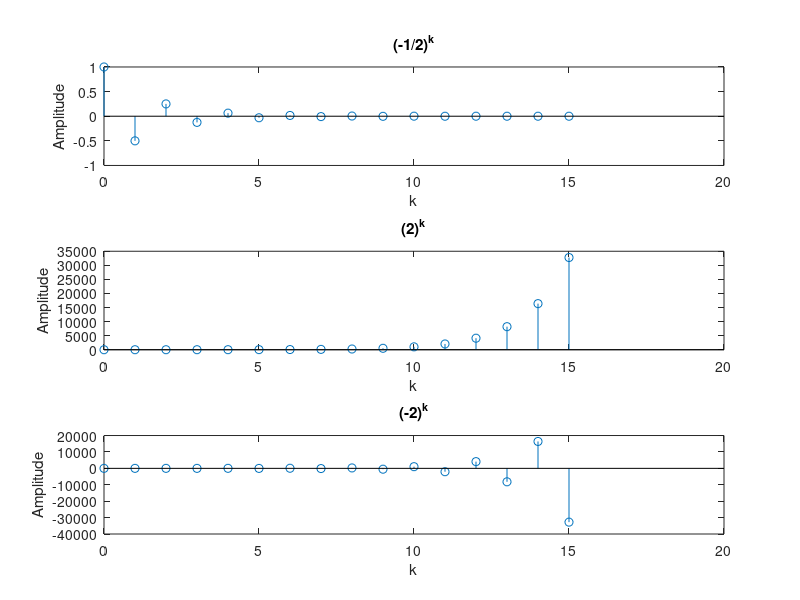
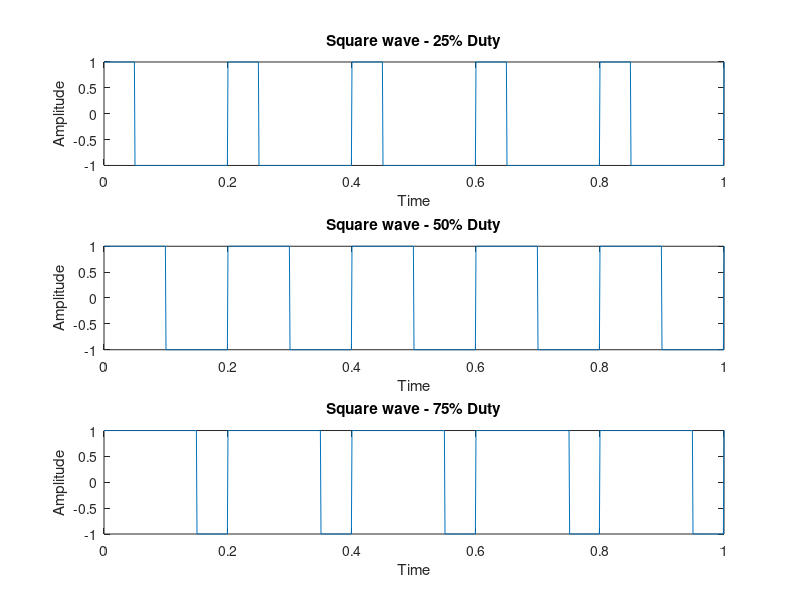
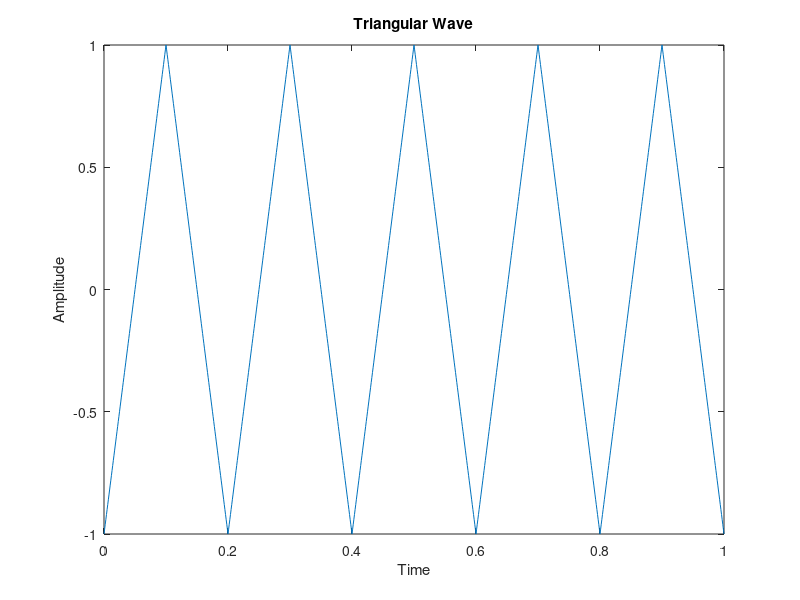
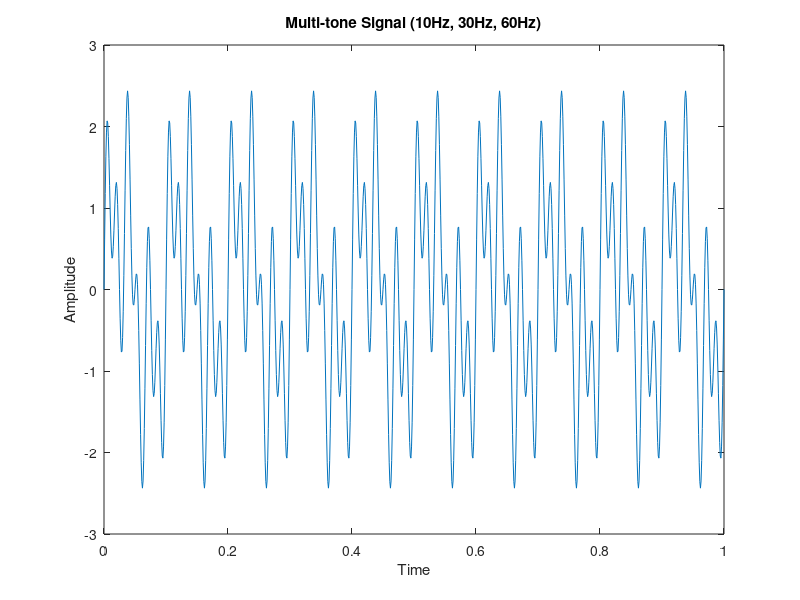

MATLAB code to generate these figures, in order:
%% 
clc; clear; close all;

k = 0:15;
x1 = (-1/2).^k;
x2 = (2).^k;
x3 = (-2).^k;

subplot(3,1,1); 
stem(k, x1);
title('(-1/2)^k'); 
xlabel('k');
ylabel('Amplitude');

subplot(3,1,2);
stem(k, x2);
title('(2)^k');
xlabel('k'); 
ylabel('Amplitude');

subplot(3,1,3);
stem(k, x3);
title('(-2)^k');
xlabel('k'); 
ylabel('Amplitude');

fs = 1000;             
t = 0:1/fs:1;           


f = 5;                  
y1 = square(2*pi*f*t, 25);  
y2 = square(2*pi*f*t, 50);  
y3 = square(2*pi*f*t, 75);  

figure;
subplot(3,1,1); 
plot(t, y1);
title('Square wave - 25% Duty'); 
xlabel('Time');
ylabel('Amplitude');

subplot(3,1,2);
plot(t, y2);
title('Square wave - 50% Duty'); 
xlabel('Time');
ylabel('Amplitude');

subplot(3,1,3);
plot(t, y3);
title('Square wave - 75% Duty'); 
xlabel('Time');
ylabel('Amplitude');

tri = sawtooth(2*pi*f*t, 0.5); 


figure;
plot(t, tri);
title('Triangular Wave'); xlabel('Time'); ylabel('Amplitude');

f1 = 10; f2 = 30; f3 = 60;

multi = sin(2*pi*f1*t) + sin(2*pi*f2*t) + sin(2*pi*f3*t);

figure;
plot(t, multi);
title('Multi-tone Signal (10Hz, 30Hz, 60Hz)');
xlabel('Time'); ylabel('Amplitude');
